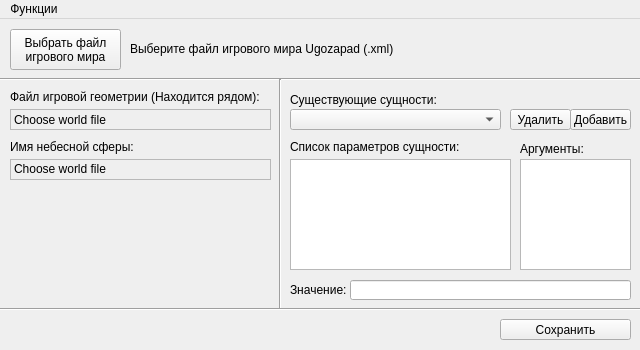
<?xml version="1.0" encoding="UTF-8"?>
<ui version="4.0">
 <class>Redactor</class>
 <widget class="QMainWindow" name="Redactor">
  <property name="geometry">
   <rect>
    <x>0</x>
    <y>0</y>
    <width>640</width>
    <height>350</height>
   </rect>
  </property>
  <property name="sizePolicy">
   <sizepolicy hsizetype="Fixed" vsizetype="Fixed">
    <horstretch>0</horstretch>
    <verstretch>0</verstretch>
   </sizepolicy>
  </property>
  <property name="minimumSize">
   <size>
    <width>640</width>
    <height>350</height>
   </size>
  </property>
  <property name="maximumSize">
   <size>
    <width>640</width>
    <height>350</height>
   </size>
  </property>
  <property name="windowTitle">
   <string>Redactor</string>
  </property>
  <widget class="QWidget" name="centralwidget">
   <widget class="QPushButton" name="b_choose_file">
    <property name="geometry">
     <rect>
      <x>10</x>
      <y>10</y>
      <width>111</width>
      <height>41</height>
     </rect>
    </property>
    <property name="text">
     <string>Выбрать файл
игрового мира</string>
    </property>
   </widget>
   <widget class="Line" name="line">
    <property name="geometry">
     <rect>
      <x>0</x>
      <y>50</y>
      <width>641</width>
      <height>20</height>
     </rect>
    </property>
    <property name="orientation">
     <enum>Qt::Horizontal</enum>
    </property>
   </widget>
   <widget class="QLabel" name="file_text">
    <property name="geometry">
     <rect>
      <x>130</x>
      <y>10</y>
      <width>501</width>
      <height>41</height>
     </rect>
    </property>
    <property name="sizePolicy">
     <sizepolicy hsizetype="Fixed" vsizetype="Fixed">
      <horstretch>0</horstretch>
      <verstretch>0</verstretch>
     </sizepolicy>
    </property>
    <property name="autoFillBackground">
     <bool>false</bool>
    </property>
    <property name="text">
     <string>Выберите файл игрового мира Ugozapad (.xml)</string>
    </property>
    <property name="alignment">
     <set>Qt::AlignLeading|Qt::AlignLeft|Qt::AlignVCenter</set>
    </property>
    <property name="textInteractionFlags">
     <set>Qt::TextSelectableByMouse</set>
    </property>
   </widget>
   <widget class="Line" name="line_2">
    <property name="geometry">
     <rect>
      <x>270</x>
      <y>60</y>
      <width>20</width>
      <height>231</height>
     </rect>
    </property>
    <property name="orientation">
     <enum>Qt::Vertical</enum>
    </property>
   </widget>
   <widget class="QComboBox" name="cb_existense_entities">
    <property name="geometry">
     <rect>
      <x>290</x>
      <y>90</y>
      <width>211</width>
      <height>21</height>
     </rect>
    </property>
    <property name="sizePolicy">
     <sizepolicy hsizetype="Preferred" vsizetype="Fixed">
      <horstretch>0</horstretch>
      <verstretch>0</verstretch>
     </sizepolicy>
    </property>
   </widget>
   <widget class="QLabel" name="label">
    <property name="geometry">
     <rect>
      <x>290</x>
      <y>70</y>
      <width>261</width>
      <height>21</height>
     </rect>
    </property>
    <property name="text">
     <string>Существующие сущности:</string>
    </property>
   </widget>
   <widget class="QPushButton" name="b_delete_entity">
    <property name="geometry">
     <rect>
      <x>510</x>
      <y>90</y>
      <width>61</width>
      <height>21</height>
     </rect>
    </property>
    <property name="text">
     <string>Удалить</string>
    </property>
   </widget>
   <widget class="QListWidget" name="l_entities">
    <property name="geometry">
     <rect>
      <x>290</x>
      <y>140</y>
      <width>221</width>
      <height>111</height>
     </rect>
    </property>
    <property name="currentRow">
     <number>-1</number>
    </property>
   </widget>
   <widget class="QLabel" name="label_2">
    <property name="geometry">
     <rect>
      <x>290</x>
      <y>120</y>
      <width>221</width>
      <height>16</height>
     </rect>
    </property>
    <property name="text">
     <string>Список параметров сущности:</string>
    </property>
   </widget>
   <widget class="QLabel" name="label_3">
    <property name="geometry">
     <rect>
      <x>290</x>
      <y>261</y>
      <width>61</width>
      <height>20</height>
     </rect>
    </property>
    <property name="text">
     <string>Значение:</string>
    </property>
   </widget>
   <widget class="QLineEdit" name="le_value_of_parametr">
    <property name="geometry">
     <rect>
      <x>350</x>
      <y>261</y>
      <width>281</width>
      <height>20</height>
     </rect>
    </property>
    <property name="maxLength">
     <number>256</number>
    </property>
   </widget>
   <widget class="QPushButton" name="b_save_level">
    <property name="geometry">
     <rect>
      <x>500</x>
      <y>300</y>
      <width>131</width>
      <height>21</height>
     </rect>
    </property>
    <property name="text">
     <string>Сохранить</string>
    </property>
   </widget>
   <widget class="Line" name="line_3">
    <property name="geometry">
     <rect>
      <x>0</x>
      <y>280</y>
      <width>641</width>
      <height>21</height>
     </rect>
    </property>
    <property name="orientation">
     <enum>Qt::Horizontal</enum>
    </property>
   </widget>
   <widget class="QLabel" name="label_4">
    <property name="geometry">
     <rect>
      <x>10</x>
      <y>70</y>
      <width>261</width>
      <height>16</height>
     </rect>
    </property>
    <property name="text">
     <string>Файл игровой геометрии (Находится рядом):</string>
    </property>
   </widget>
   <widget class="QPushButton" name="b_add_entity">
    <property name="geometry">
     <rect>
      <x>570</x>
      <y>90</y>
      <width>61</width>
      <height>21</height>
     </rect>
    </property>
    <property name="text">
     <string>Добавить</string>
    </property>
   </widget>
   <widget class="QLabel" name="file_geometry">
    <property name="geometry">
     <rect>
      <x>10</x>
      <y>90</y>
      <width>261</width>
      <height>21</height>
     </rect>
    </property>
    <property name="sizePolicy">
     <sizepolicy hsizetype="Fixed" vsizetype="Fixed">
      <horstretch>0</horstretch>
      <verstretch>0</verstretch>
     </sizepolicy>
    </property>
    <property name="frameShape">
     <enum>QFrame::StyledPanel</enum>
    </property>
    <property name="frameShadow">
     <enum>QFrame::Sunken</enum>
    </property>
    <property name="text">
     <string>Choose world file</string>
    </property>
   </widget>
   <widget class="QLabel" name="skybox_name">
    <property name="geometry">
     <rect>
      <x>10</x>
      <y>140</y>
      <width>261</width>
      <height>21</height>
     </rect>
    </property>
    <property name="sizePolicy">
     <sizepolicy hsizetype="Fixed" vsizetype="Fixed">
      <horstretch>0</horstretch>
      <verstretch>0</verstretch>
     </sizepolicy>
    </property>
    <property name="frameShape">
     <enum>QFrame::StyledPanel</enum>
    </property>
    <property name="frameShadow">
     <enum>QFrame::Sunken</enum>
    </property>
    <property name="text">
     <string>Choose world file</string>
    </property>
    <property name="textInteractionFlags">
     <set>Qt::TextEditable|Qt::TextSelectableByMouse</set>
    </property>
   </widget>
   <widget class="QLabel" name="label_5">
    <property name="geometry">
     <rect>
      <x>10</x>
      <y>120</y>
      <width>261</width>
      <height>16</height>
     </rect>
    </property>
    <property name="text">
     <string>Имя небесной сферы:</string>
    </property>
   </widget>
   <widget class="QListWidget" name="l_args">
    <property name="geometry">
     <rect>
      <x>520</x>
      <y>140</y>
      <width>111</width>
      <height>111</height>
     </rect>
    </property>
   </widget>
   <widget class="QLabel" name="label_6">
    <property name="geometry">
     <rect>
      <x>520</x>
      <y>120</y>
      <width>111</width>
      <height>20</height>
     </rect>
    </property>
    <property name="text">
     <string>Аргументы:</string>
    </property>
   </widget>
  </widget>
  <widget class="QMenuBar" name="menubar">
   <property name="geometry">
    <rect>
     <x>0</x>
     <y>0</y>
     <width>640</width>
     <height>21</height>
    </rect>
   </property>
   <widget class="QMenu" name="menu">
    <property name="title">
     <string>Функции</string>
    </property>
    <addaction name="action_2"/>
    <addaction name="action_about"/>
   </widget>
   <addaction name="menu"/>
  </widget>
  <action name="action">
   <property name="text">
    <string>Выход</string>
   </property>
  </action>
  <action name="action_2">
   <property name="text">
    <string>Выход</string>
   </property>
  </action>
  <action name="action_about">
   <property name="text">
    <string>О Redactor</string>
   </property>
  </action>
 </widget>
 <resources/>
 <connections>
  <connection>
   <sender>action_2</sender>
   <signal>triggered()</signal>
   <receiver>Redactor</receiver>
   <slot>close()</slot>
   <hints>
    <hint type="sourcelabel">
     <x>-1</x>
     <y>-1</y>
    </hint>
    <hint type="destinationlabel">
     <x>319</x>
     <y>174</y>
    </hint>
   </hints>
  </connection>
 </connections>
</ui>
